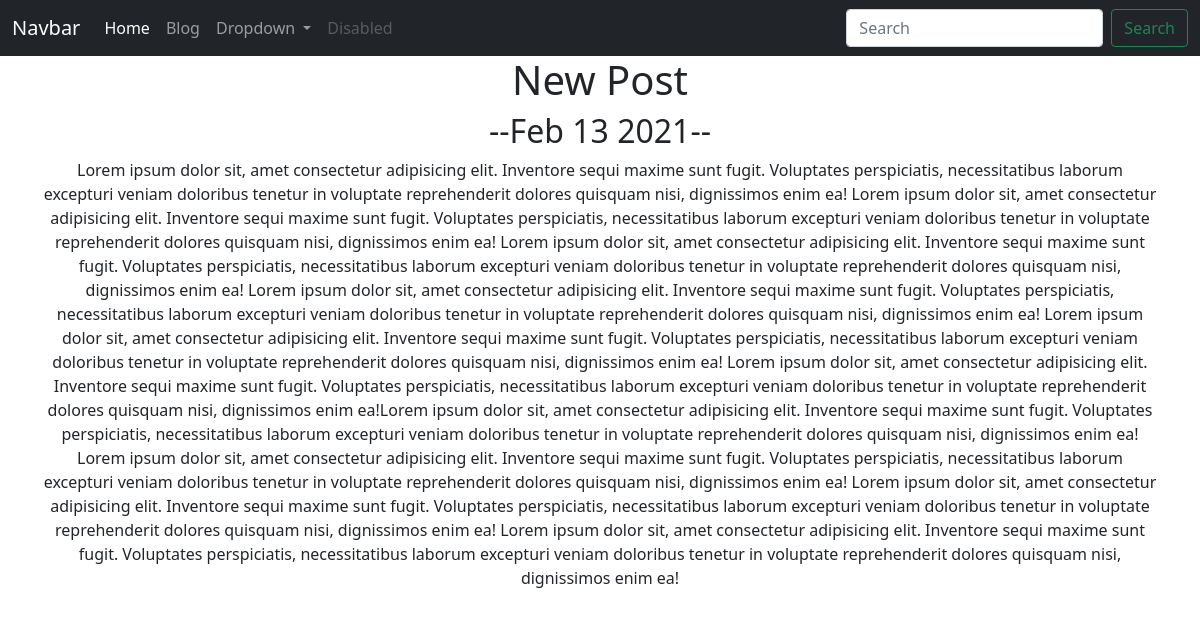
Page /blog/1/ on the committed database.
### blog/models.py (models this page shows, shortened)
class Post(models.Model):
    title = models.CharField (max_length=100)
    date = models.DateField (auto_now=True)
    description = models.TextField ()

### blog/views.py (the view)
# urls.py: path('<int:post_id>/',views.detail, name='detail'),
def detail (request,post_id):
    post = get_object_or_404(Post, pk=post_id)
    return render(request, 'blog/detail.html', {'post':post})

### blog/templates/blog/detail.html (shortened to what this page needs)
{% extends "portfolio/base.html" %}
{% block content %}
    <h1>{{ post.title }}</h1>
    <h2>--{{ post.date|date:'M d Y' }}--</h2>
    <p>{{ post.description|safe}}</p>
{% endblock content %}

### rows in the picture
Post: title "New Post", date "Feb 13 2021", description "Lorem ipsum dolor sit, amet consectetur adipisicing elit. Inventore sequi maxime sunt fugit. Voluptates perspiciatis, necessitatibus laborum excepturi veniam doloribus tenetur in voluptate reprehenderit dolores quisquam nisi, dignissimos enim ea! Lorem ipsum dolor sit, amet consectetur adipisicing elit. Inventore sequi maxime sunt fugit. Voluptates perspiciatis, necessitatibus laborum excepturi veniam doloribus tenetur in voluptate reprehenderit dolores quisquam nisi, dignissimos enim ea! Lorem ipsum dolor sit, amet consectetur adipisicing elit. Inventore sequi maxime sunt fugit. Voluptates perspiciatis, necessitatibus laborum excepturi veniam doloribus tenetur in voluptate reprehenderit…"
